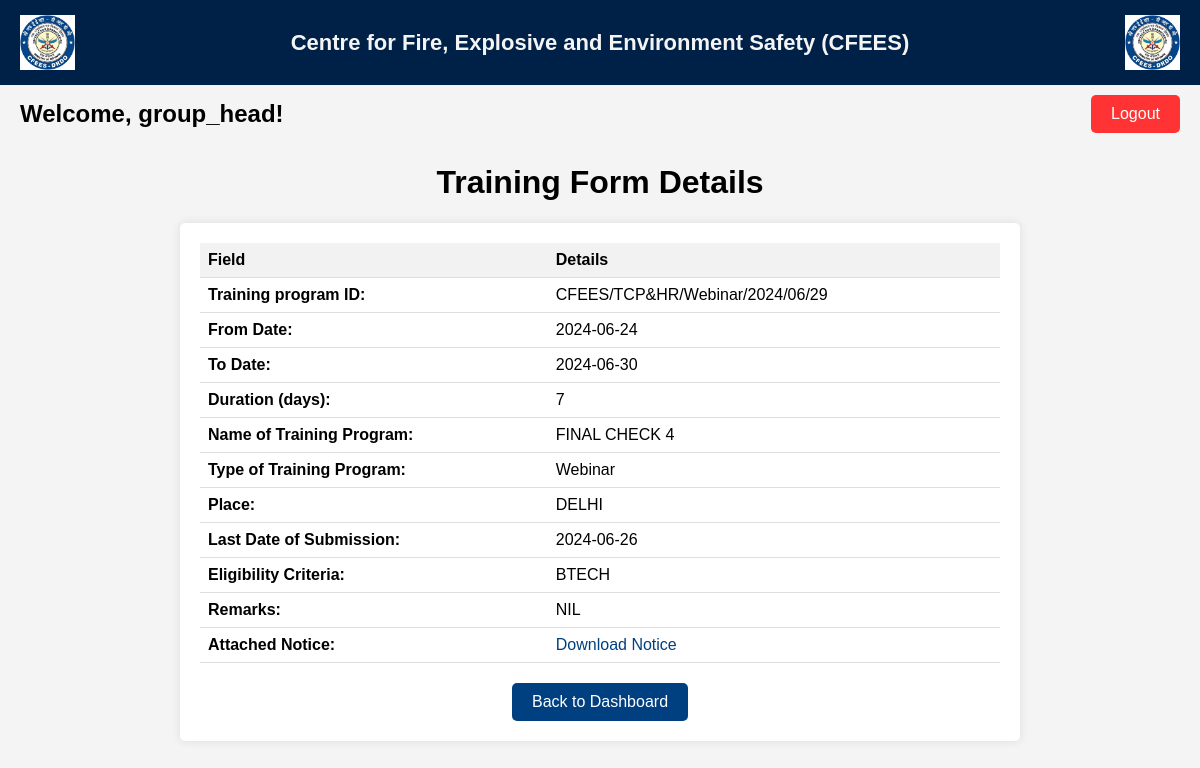
The page /view_training_heads.php?seminar_id=CFEES/TCP&HR/Webinar/2024/06/29 (signed in) on the database its author committed.
### tables this page shows
CREATE TABLE `training_forms` (
  `id` int(11) NOT NULL,
  `seminar_id` varchar(255) NOT NULL,
  `from_date` date NOT NULL,
  `to_date` date NOT NULL,
  `duration` int(11) NOT NULL,
  `name_of_seminar` varchar(255) NOT NULL,
  `place` varchar(255) NOT NULL,
  `last_date_of_submission` date NOT NULL,
  `eligibility_criteria` text NOT NULL,
  `remarks` text DEFAULT NULL,
  `notice` varchar(255) DEFAULT NULL,
  `type_of_event` text NOT NULL,
  `location` varchar(255) NOT NULL
);

### view_training_heads.php (the view, shortened to what this page needs)
<?php
$servername = "localhost";
$usernameDB = "root";
$passwordDB = "";
$dbname = "permission_request_system";
$conn = new mysqli($servername, $usernameDB, $passwordDB, $dbname);
$seminar_id = $_GET['seminar_id'];
$sql = "SELECT * FROM training_forms WHERE seminar_id = ?";
$stmt = $conn->prepare($sql);
$stmt->bind_param("s", $seminar_id);
$stmt->execute();
$result = $stmt->get_result();
if ($result->num_rows > 0) {
    $training = $result->fetch_assoc();
} else {
    echo "Error: Training form not found.";
    exit;
}
?>
<!DOCTYPE html>
<html lang="en">
<head>
</head>
<body>
<div class="header">
    <img src="drdo_logo_0.png" alt="DRDO Logo">
    <h1>Centre for Fire, Explosive and Environment Safety (CFEES)</h1>
    <img src="drdo_logo_0.png" alt="DRDO Logo">
</div>
<div class="navbar">
    <h2>Welcome, <?php echo htmlspecialchars($_SESSION['username']); ?>!</h2>
    <div class="logout">
        <button onclick="navigateTo('logout.php')">Logout</button>
    </div>
</div>
<h1>Training Form Details</h1>
<div class="container">
    <div class="details">
        <table>
            <tr>
                <th>Field</th>
                <th>Details</th>
            </tr>
            <tr>
                <td><strong>Training program ID:</strong></td>
                <td><?php echo htmlspecialchars($training['seminar_id']); ?></td>
            </tr>
            <tr>
                <td><strong>From Date:</strong></td>
                <td><?php echo htmlspecialchars($training['from_date']); ?></td>
            </tr>
            <tr>
                <td><strong>To Date:</strong></td>
                <td><?php echo htmlspecialchars($training['to_date']); ?></td>
            </tr>
            <tr>
                <td><strong>Duration (days):</strong></td>
                <td><?php echo htmlspecialchars($training['duration']); ?></td>
            </tr>
            <tr>
                <td><strong>Name of Training Program:</strong></td>
                <td><?php echo htmlspecialchars($training['name_of_seminar']); ?></td>
            </tr>
            <tr>
                <td><strong>Type of Training Program:</strong></td>
                <td><?php echo htmlspecialchars($training['type_of_event']); ?></td>
            </tr>
            <tr>
                <td><strong>Place:</strong></td>
                <td><?php echo htmlspecialchars($training['place']); ?></td>
            </tr>
            <tr>
                <td><strong>Last Date of Submission:</strong></td>
                <td><?php echo htmlspecialchars($training['last_date_of_submission']); ?></td>
            </tr>
            <tr>
                <td><strong>Eligibility Criteria:</strong></td>
                <td><?php echo nl2br(htmlspecialchars($training['eligibility_criteria'])); ?></td>
            </tr>
            <?php if (!empty($training['remarks'])) : ?>
                <tr>
                    <td><strong>Remarks:</strong></td>
                    <td><?php echo nl2br(htmlspecialchars($training['remarks'])); ?></td>
                </tr>
            <?php endif; ?>
            <?php if (!empty($training['notice'])) : ?>
                <tr>
                    <td><strong>Attached Notice:</strong></td>
                    <td><a href="download_notice_head.php?seminar_id=<?php echo urlencode($training['seminar_id']); ?>">Download Notice</a>
                    </td>
                </tr>
            <?php endif; ?>
        </table>
    </div>
    <div class="button-container">
        <button onclick="navigateTo('dashboard.php')">Back to Dashboard</button>
    </div>
</div>
</body>
</html>

### view_training_heads.php (style rules this page uses)
body { font-family: Arial, sans-serif; background-color: #f4f4f4; margin: 0; padding: 0; }
.header { background-color: #002147; color: white; padding: 15px 20px; display: flex; align-items: center; justify-content: space-between; }
.header img { height: 55px; }
.header h1 { font-size: 22px; margin: 0; color: #f4f4f4; }
.navbar { color: black; padding: 10px 20px; display: flex; justify-content: space-between; align-items: center; }
.navbar h2 { margin: 0; }
.navbar .logout button { background-color: #ff3333; color: white; border: none; padding: 10px 20px; cursor: pointer; border-radius: 5px; font-size: 16px; }
.container { padding: 20px; background-color: white; margin: 20px auto; max-width: 800px; box-shadow: 0 0 10px rgba(0, 0, 0, 0.1); border-radius: 5px; }
h1 { text-align: center; }
.details table { width: 100%; border-collapse: collapse; }
.details th, .details td { text-align: left; padding: 8px; border-bottom: 1px solid #ddd; }
.details th { background-color: #f2f2f2; }
.button-container { text-align: center; margin-top: 20px; }
.button-container button { background-color: #004080; color: white; border: none; padding: 10px 20px; font-size: 1em; cursor: pointer; border-radius: 5px; }
a { color: #004080; text-decoration: none; }

### rows shown on the page
training_forms: seminar "CFEES/TCP&HR/Webinar/2024/06/29", from_date "2024-06-24", to_date "2024-06-30", duration "7", name_of_seminar "FINAL CHECK 4", type_of_event "Webinar", place "DELHI", last_date_of_submission "2024-06-26", eligibility_criteria "BTECH", remarks "NIL"

### other values the page prints
$_SESSION['username'] "group_head"
